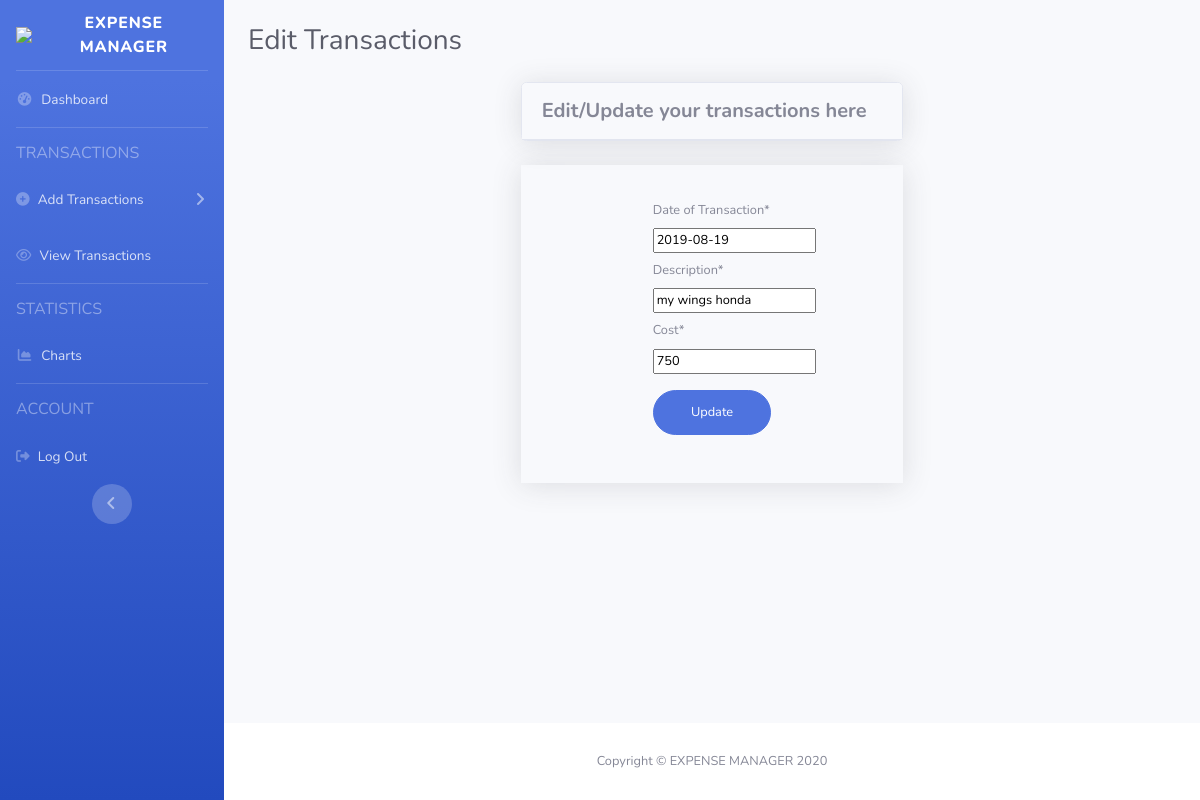
The page /myapp/transaction/142/update (signed in) on the database as committed earlier.
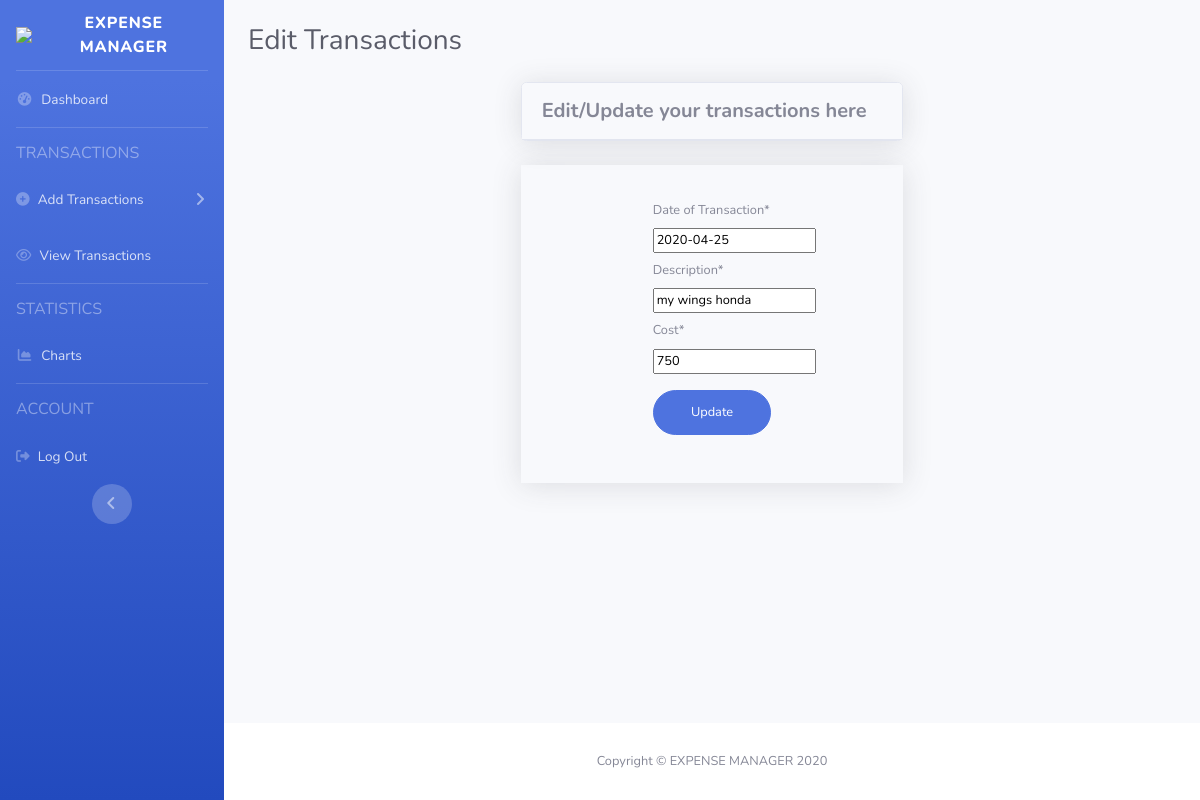
The same page on the database as committed later.
### myapp/models.py (models this page shows, shortened)
class Transaction(models.Model):
    user = models.ForeignKey(User, on_delete=models.CASCADE, null=True)
    date = models.DateField('Date of Transaction')
    description = models.CharField(max_length=100)
    cost = models.IntegerField(default=0)
    categories = [
        ('Automobile', 'Automobile'),
        ('Bank Transfer', 'Bank Transfer'),
        ('Cash Withdrawal', 'Cash Withdrawal'),
        ('Education', 'Education'),
        ('Entertainment', 'Entertainment'),
        ('Fine', 'Fine'),
        ('Food', 'Food'),
        ('Health Care', 'Health Care'),
        ('Other', 'Other'),
        ('Paytm', 'Paytm'),
        ('Recharge', 'Recharge'),
        ('Shopping', 'Shopping'),
        ('Travel', 'Travel'),
        ('UPI', 'UPI')
    ]
    category = models.CharField(
        max_length=30,
        choices=categories
    )

### myapp/views.py (the view)
# urls.py: path('transaction/<int:pk>/update', TransactionUpdateView.as_view(), name='transaction-update'),
class TransactionUpdateView(UserPassesTestMixin, UpdateView):
    model = Transaction
    fields = ['date', 'description', 'cost']
    success_url = '/myapp/transactions'
    def test_func(self):
        transaction = self.get_object()
        if self.request.user == transaction.user:
            return True
        return False

### templates/myapp/transaction_form.html (shortened to what the changed rows need)
{% load crispy_forms_tags %}
{% load static %}
<!DOCTYPE html>
<html lang="en">
<head>
    <link href="{% static 'imp/vendor/fontawesome-free/css/all.min.css' %}" rel="stylesheet" type="text/css">
    {% if user.is_authenticated %}
    <link href="{% static 'imp/css/sb-admin-2.min.css' %}" rel="stylesheet">
</head>
<body id="page-top">
<div id="wrapper">
    <ul class="navbar-nav bg-gradient-primary sidebar sidebar-dark accordion" id="accordionSidebar">
        <a class="sidebar-brand d-flex align-items-center justify-content-center" href="/myapp/">
            <img src="{% static 'images/icons/icon.ico' %}" width="50">
            <div class="sidebar-brand-text mr-3">Expense Manager</div>
        </a>
        <hr class="sidebar-divider my-0">
        <li class="nav-item">
            <a class="nav-link" href="/myapp/dashboard">
                <i class="fas fa-fw fa-tachometer-alt"></i>
                <span>Dashboard</span></a>
        </li>
        <hr class="sidebar-divider">
        <div class="sidebar-heading">
            <h6>Transactions</h6>
        </div>
        <li class="nav-item">
            <a aria-controls="collapseTwo" aria-expanded="true" class="nav-link collapsed" data-target="#collapseTwo"
               data-toggle="collapse" href="#">
                <i class="fas fa-plus-circle"></i>
                <span>Add Transactions</span>
            </a>
        </li>
        <li class="nav-item">
            <a class="nav-link" href="/myapp/transactions">
                <i class="fa fa-eye"></i>
                <span>View Transactions</span></a>
        </li>
        <hr class="sidebar-divider">
        <div class="sidebar-heading">
            <h6>STATISTICS</h6>
        </div>
        <li class="nav-item">
            <a class="nav-link" href="/myapp/charts">
                <i class="fas fa-fw fa-chart-area"></i>
                <span>Charts</span></a>
        </li>
        <hr class="sidebar-divider d-none d-md-block">
        <div class="sidebar-heading">
            <h6>ACCOUNT</h6>
        </div>
        <li class="nav-item">
            <a class="nav-link" href="/myapp/logout">
                <i aria-hidden="true" class="fa fa-sign-out"></i>
                <span>Log Out</span></a>
        </li>
        <div class="text-center d-none d-md-inline">
            <button class="rounded-circle border-0" id="sidebarToggle"></button>
        </div>
    </ul>
    <div class="d-flex flex-column" id="content-wrapper">
        <div id="content">
            <div class="container-fluid">
                <div class="d-sm-flex align-items-center justify-content-between my-4">
                    <h1 class="h3 mb-0 text-gray-800">Edit Transactions</h1>
                </div>
            </div>
            <div class="mx-auto">
                <div class="col-xl-5 col-lg-5 mx-auto">
                    <div class="card shadow mb-4">
                        <div class="card-header py-3 d-flex flex-row align-items-center justify-content-between">
                            <h5 class="m-0 font-weight-bold justify-content-center">
                                Edit/Update your transactions here
                            </h5>
                        </div>
                    </div>
                </div>
                <div class="col-xl-5 col-lg-5 mx-auto">
                    <div class="card-body shadow">
                        <form class="user mx-5 px-5" method='post'>
                            <div class="form-group btn-user">
                                <div class="py-1">
                                    {{ form.date|as_crispy_field }}
                                </div>
                                <div class="py-1">
                                    {{ form.description|as_crispy_field }}
                                </div>
                                <div class="pt-1 pb-3">
                                    {{ form.cost|as_crispy_field }}
                                </div>
                                <div>
                                    <button class="btn btn-primary btn-user btn-block" type="submit">
                                        Update
                                    </button>
                                </div>
                            </div>
                        </form>
                    </div>
                </div>
            </div>
        </div>
        <footer class="sticky-footer bg-white mt-4">
            <div class="container my-auto">
                <div class="copyright text-center my-auto">
                    <span>Copyright &copy; EXPENSE MANAGER 2020</span>
                </div>
            </div>
        </footer>
    </div>
</div>
{% else %}
<h1>You are not signed in!</h1>
<h2>Kindly sign in, You will be redirected in 5 seconds</h2>
<meta content="5; url = '/myapp/login' " http-equiv="refresh">
{% endif %}
</body>
</html>

Rows that differ between the two databases and show on the page:
changed Transaction "my wings honda": date "2019-08-19" → "2020-04-25"
